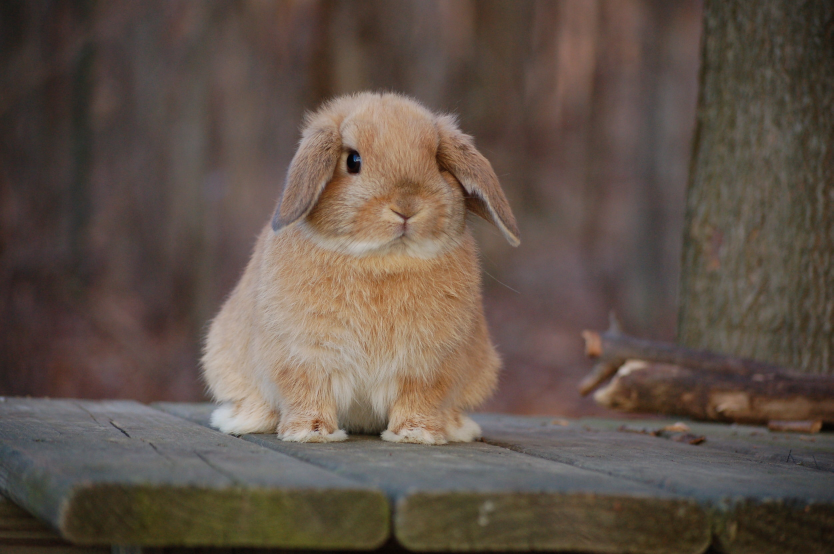
#> input picture lab2/ornek.jpeg, 2500 x 1662 px (shown at 1/3 size)
$ python lab2.1.py
#> lines starting #> are read from the running program, lines starting #| are printed output that depends on the picture
# -*- coding: utf-8 -*-
"""
🌟 KONU: Ölçekleme (Interpolasyon) ve Nicemleme (Quantization)
"""

import cv2
import numpy as np

# 1. OKUMA VE BİLGİ ALMA
# 'ornek.jpeg' yerine kendi dosya adını yazmayı unutma!
img_color = cv2.imread('ornek.jpeg', cv2.IMREAD_COLOR)
#> img_color is the input picture: shape (1662, 2500, 3); mean B, G, R 73.1, 82.9, 96.6
img_gray = cv2.imread('ornek.jpeg', cv2.IMREAD_GRAYSCALE)
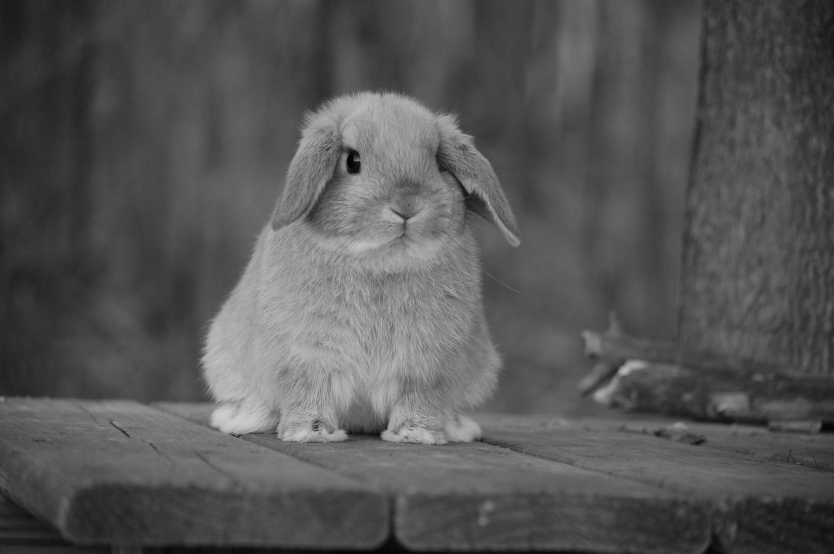
#> img_gray: shape (1662, 2500) (shown at 1/3 size); min 0, max 209, mean 85.9

if img_gray is None:
    print("❌ Hata: Resim bulunamadı!")
else:
    print(f'🎨 Renkli Boyut (Y, G, Kanal): {img_color.shape}')
#| 🎨 Renkli Boyut (Y, G, Kanal): (1662, 2500, 3)
    print(f'📂 Gri Boyut (Y, G): {img_gray.shape}')
#| 📂 Gri Boyut (Y, G): (1662, 2500)
    print(f'🔢 Veri Tipi: {img_gray.dtype}') # Genelde uint8 (0-255)
#| 🔢 Veri Tipi: uint8

    # ---------------------------------------------------------
    # 2. ÖLÇEKLEME (RESIZE) VE INTERPOLASYON
    # ---------------------------------------------------------
    # fx ve fy: Genişlik ve yükseklik çarpanlarıdır.
    # 0.5 demek resmi yarı yarıya küçültmek demektir.
    for olcek in [1, 0.5, 0.25, 0.125]:
        # INTER_NEAREST: En yakın komşu pikselleri kopyalar.
        # Keskin ama pikselli bir görüntü oluşturur.
        kucuk = cv2.resize(img_gray, None, fx=olcek, fy=olcek, interpolation=cv2.INTER_NEAREST)

        # Küçülen resmi tekrar eski boyutuna (1.0) çekersen 'Piksel Sanatı' (Pixel Art) etkisini görürsün.
        buyuk = cv2.resize(kucuk, None, fx=1/olcek, fy=1/olcek, interpolation=cv2.INTER_NEAREST)

        cv2.imshow(f'Olcek Etkisi: {olcek}', buyuk)
#> this loop made 4 passes
#> pass 3, `kucuk = cv2.resize(img_gray, None, fx=olcek, fy=olcek, interpolation=c..`:
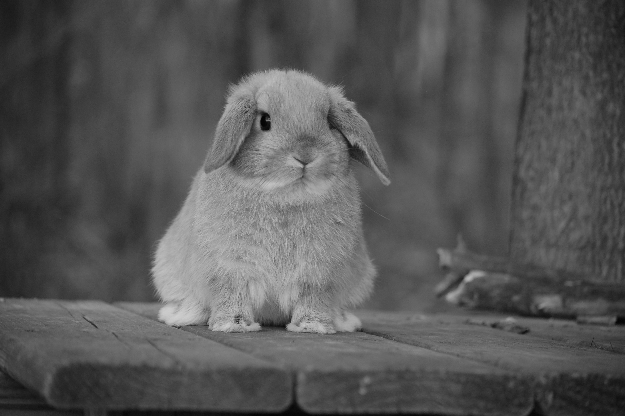
#> kucuk: shape (416, 625); min 3, max 208, mean 85.8

    # ---------------------------------------------------------
    # 3. NİCEMLEME / QUANTA (Renk Seviyesi Azaltma)
    # ---------------------------------------------------------
    # Bilgisayar dünyasında renkler bitlerle ifade edilir.
    # 8-bit = 256 renk | 1-bit = 2 renk (Siyah-Beyaz)
    for bit in [6, 4, 2, 1]:
        seviye = 2**bit  # 2'nin kuvveti olarak seviyeyi hesaplarız
        faktor = 256 // seviye

        # Matematiksel Sihir: Pikselleri belirli aralıklara hapsederiz.
        # Örneğin faktor 64 ise; 0-63 arası pikseller 0 olur, 64-127 arası 64 olur.
        nicemli = (img_gray // faktor) * faktor

        cv2.imshow(f'Renk Seviyesi: {seviye} (Bit: {bit})', nicemli)
#> this loop made 4 passes
#> pass 3, `nicemli = (img_gray // faktor) * faktor`:
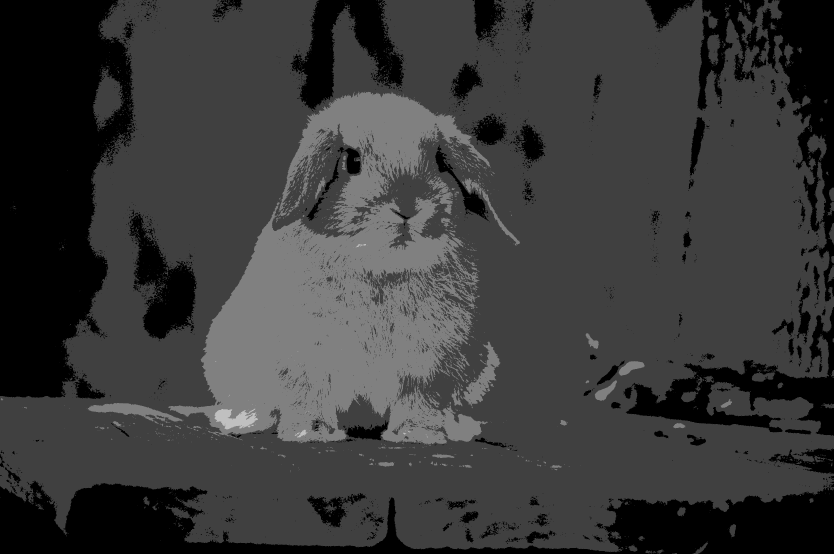
#> nicemli: shape (1662, 2500) (shown at 1/3 size); min 0, max 192, mean 57.5

    # ---------------------------------------------------------
    # 4. ROI (İlgi Alanı) İŞLEMLERİ
    # ---------------------------------------------------------
    img = cv2.imread('ornek.jpeg')
    # Resimden bir parça koparalım (Y: 50-200, X: 100-300)
    roi = img[50:200, 100:300]
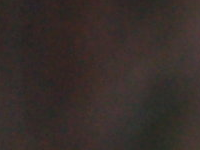
#> roi: shape (150, 200, 3); mean B, G, R 41.8, 45.2, 54.5

    cv2.imshow('Kesilen Parca (ROI)', roi)

    # Kestiğimiz parçayı resmin üzerine geri yapıştıralım (Burada aynı yere yapışıyor)
    img[50:200, 100:300] = roi

    cv2.waitKey(0)
    cv2.destroyAllWindows()
